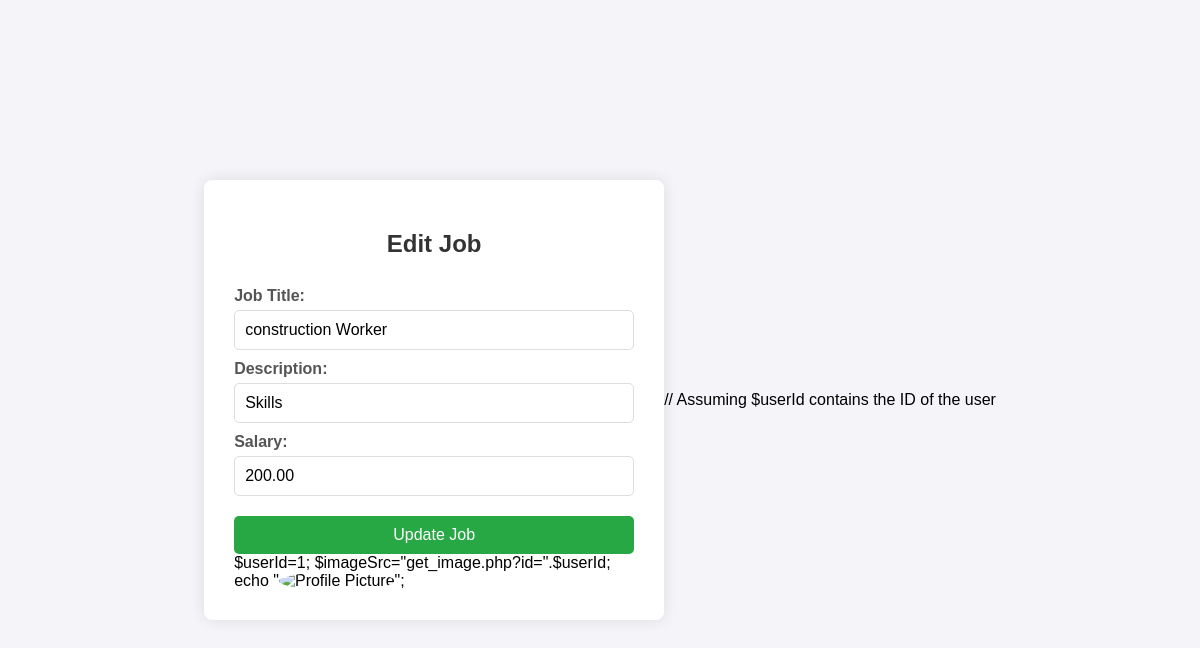
Screenshot of /myWeb/PHP/editJobs.php?id=10 with the database file from the repository.
### tables this page shows
CREATE TABLE `jobs` (
  `id` int(11) NOT NULL,
  `job_title` varchar(255) NOT NULL,
  `job_description` text DEFAULT NULL,
  `salary` decimal(10,2) DEFAULT NULL
);

### myWeb/PHP/editJobs.php (the view, shortened to what this page needs)
<?php
$servername = "localhost";
$username = "root";
$password = "";
$dbname = "lecheria_db";
$conn = new mysqli($servername, $username, $password, $dbname);
$id = $_GET['id'];
$result = $conn->query("SELECT * FROM jobs WHERE id=$id");
$row = $result->fetch_assoc();
?>
<!DOCTYPE html>
<html>
<head>
</head>
<body>
<div class="container">
    <h2>Edit Job</h2>
    <form method="post" action="">
        <label for="title">Job Title:</label>
        <input type="text" name="title" id="title" value="<?php echo $row['job_title']; ?>" required>
        <label for="description">Description:</label>
        <input type="text" name="description" id="description" value="<?php echo $row['job_description']; ?>">
        <label for="salary">Salary:</label>
        <input type="number" name="salary" id="salary" step="0.01" value="<?php echo $row['salary']; ?>">
        <button type="submit" name="update">Update Job</button>
    </form>
    $userId=1;
    $imageSrc="get_image.php?id=".$userId;
echo "<img src='$imageSrc' alt='Profile Picture' />";
</div>
</body>
</html>

### myWeb/PHP/editJobs.php (style rules this page uses)
body { font-family: Arial, sans-serif; display: flex; justify-content: center; align-items: center; height: 100vh; margin: 0; background-color: #f4f4f9; }
.container { background-color: #fff; padding: 30px; border-radius: 8px; box-shadow: 0px 0px 15px rgba(0, 0, 0, 0.1); width: 100%; max-width: 400px; }
h2 { text-align: center; color: #333; }
form { display: flex; flex-direction: column; }
label { margin-top: 10px; font-weight: bold; color: #555; }
input[type="text"], input[type="number"] { padding: 10px; margin-top: 5px; border: 1px solid #ddd; border-radius: 5px; font-size: 1em; }
button { margin-top: 20px; padding: 10px; background-color: #28a745; color: #fff; border: none; border-radius: 5px; cursor: pointer; font-size: 1em; }
img { border-radius: 50%; width: 100px; height: 100px; object-fit: cover; }

### rows the page displays
jobs: title "construction Worker", description "Skills", salary "200.00"
